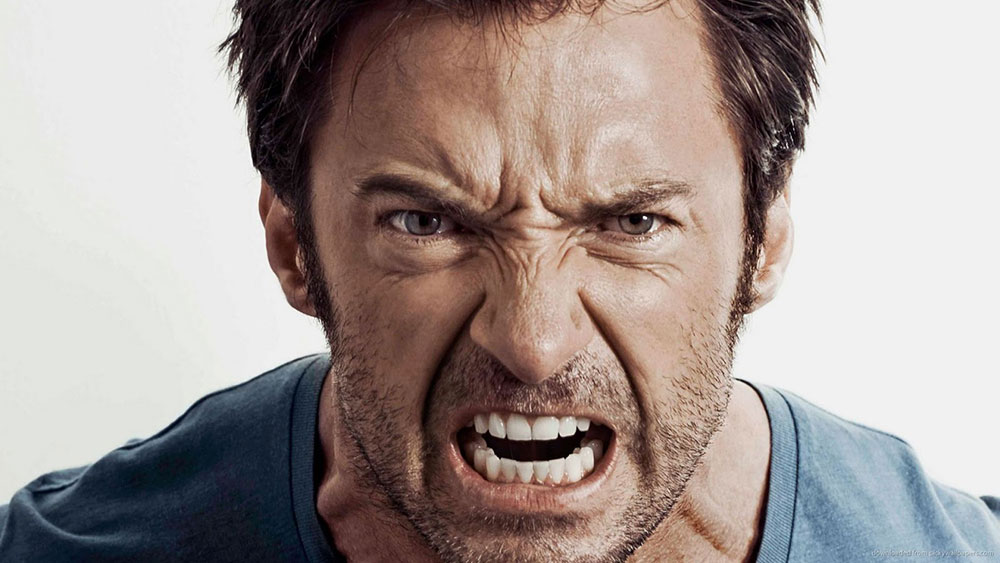
#> input picture Project/angryface.jpg, 1000 x 563 px, given in place of the camera
$ jupyter execute --allow-errors Final_Implementation_for_Demo.ipynb   (text cells are left out)
#> lines starting #> are read from the running program, lines starting #| are printed output that depends on the picture
#> further down, img is the input picture: shape (563, 1000, 3); mean B, G, R 149.1, 152.8, 164.6
#> `gray = cv2.cvtColor(img, cv2.COLOR_BGR2GRAY)`:
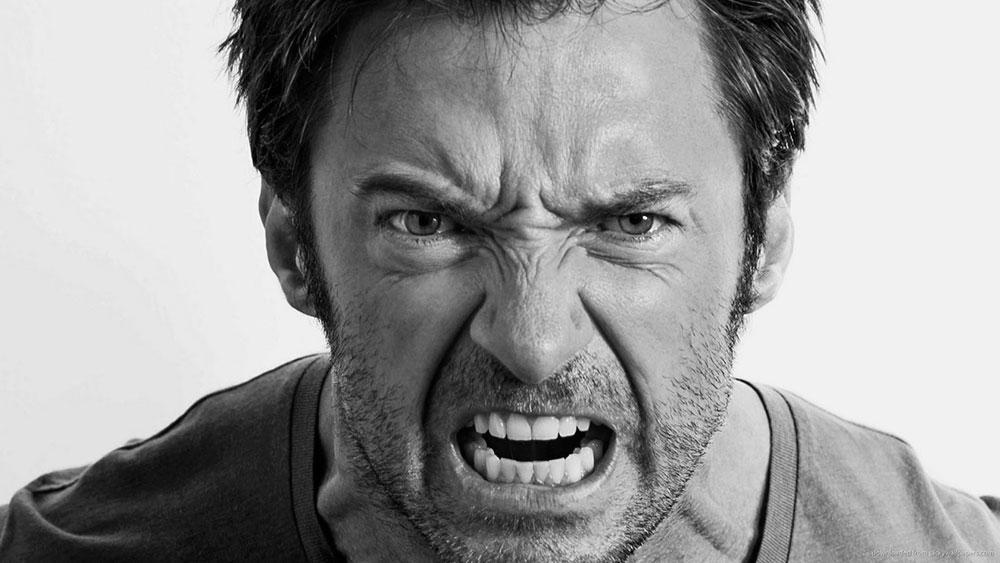
#> gray: shape (563, 1000); min 0, max 255, mean 156
#> `faces = face_cascade.detectMultiScale(gray, 1.3, 5)`: faces = [[301, 52, 458, 458]]
[cell 1]
# Libraries to be imported
import tensorflow as tf
import keras
from keras.models import Sequential
from keras.layers import Conv2D, MaxPooling2D, BatchNormalization
from keras.layers import Dense, Activation, Dropout, Flatten
from keras.preprocessing import image
from keras.preprocessing.image import ImageDataGenerator

import cv2
import os, shutil
import numpy as np
import pandas as pd
import seaborn as sns
import matplotlib.pyplot as plt
from sklearn.metrics import confusion_matrix

#> (a cell that did not finish here is left out)

#> (a cell that did not finish here is left out)

#> (a cell that did not finish here is left out)

[cell 5]
#Initialize train, test and validation set

x_train, y_train, x_test, y_test, x_val, y_val = [], [], [], [], [], []

[cell 6]
#Parameters to fed in the model
num_classes = 7 #angry, disgust, fear, happy, sad, surprise, neutral
batch_size = 256 #number of images to be trained in one go
epochs = 100 # the number of iterations for training the model

#> (a cell that did not finish here is left out)

[cell 8]
#Data transformation for train, test and validation sets

x_train = np.array(x_train, 'float32')
y_train = np.array(y_train, 'float32')
x_test = np.array(x_test, 'float32')
y_test = np.array(y_test, 'float32')
x_val = np.array(x_val, 'float32')
y_val = np.array(y_val, 'float32')

#normalize inputs between [0, 1]

x_train /= 255
x_val /= 255
x_test /= 255

x_train = x_train.reshape(x_train.shape[0], 48, 48, 1)
x_train = x_train.astype('float32')
x_val = x_val.reshape(x_val.shape[0], 48, 48, 1)
x_val = x_val.astype('float32')
x_test = x_test.reshape(x_test.shape[0], 48, 48, 1)
x_test = x_test.astype('float32')

#Count the number of samples in each set

print(x_train.shape[0], 'train samples')
print(x_test.shape[0], 'test samples')
print(x_val.shape[0], 'validaiton samples')

[cell 9]
# Let's take a look at the images being fed to the model for training
import seaborn as sns
plt.figure(0, figsize=(12,6))
#> (the rest of this cell did not finish here and is left out)

#> (a cell that did not finish here is left out)

#> (a cell that did not finish here is left out)

[cell 12]
#opencv initialization

# A Haar Cascade is basically a classifier which is used to detect particular objects from the source.
# The haarcascade_frontalface_default.xml is a haar cascade designed by OpenCV to detect the frontal face.

face_cascade = cv2.CascadeClassifier('haarcascade_frontalface_default.xml')

[cell 13]
# For Facial Expression on a video, we can specify the source to be a video
cap = cv2.VideoCapture(0)

#> (a cell that did not finish here is left out)

#> (a cell that did not finish here is left out)

[cell 16]
# The following is the code for live facial expression recognition
emotions = ('angry', 'disgust', 'fear', 'happy', 'sad', 'surprise', 'neutral')

#> (the rest of this cell did not finish here and is left out)
